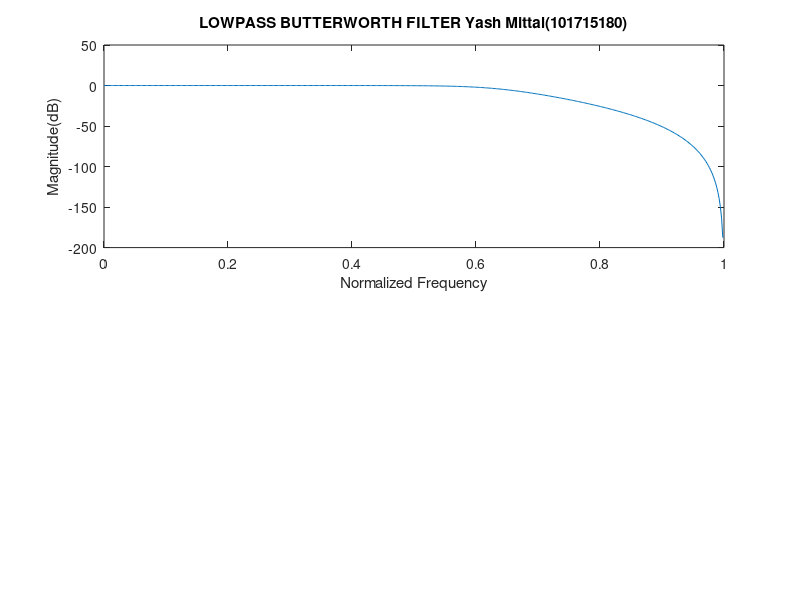

Here is the MATLAB script that generated this plot: (Note: this script raises an error after producing the figure.)
clc
clear all
close all
fp= 2000;
fs = 8000;
pass = 0.2;
att = 40;
stopfreq = 3500;
wp=2*fp/fs;
ws=2*stopfreq/fs;
[n,wn] = buttord(wp,ws,pass,att);
[b,a] = butter(n,wn,'low');
[h,w] = freqz(b,a);
subplot (2,1,1);
plot (w/pi,20*log10(abs(h)));
title('LOWPASS BUTTERWORTH FILTER Yash Mittal(101715180)')
xlabel('Normalized Frequency');
ylabel('Magnitude(dB)');
[b1,a1] = impinvar(b,a,fs);
y = freqz(b1,a1,w);
y1 = 20*log(abs(y));
p1 = angle(y);
subplot(2,1,2);
plot(w/pi,y1);
title('Digital Magnitude Plot');
xlabel('Normalised Frequency');
ylabel('Magnitude(in dB)')

